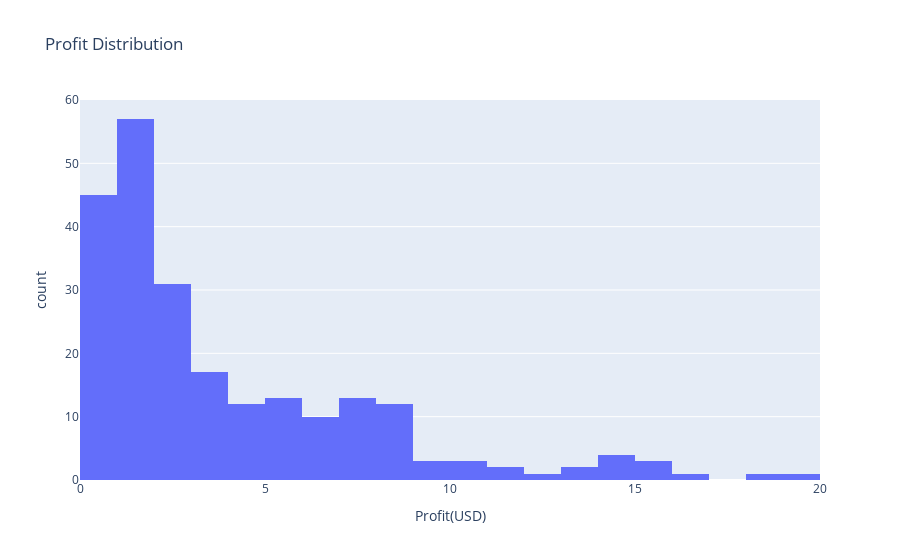

Notebook cell for this chart:
### Markdown cell above
##### Profit Distribution across Trades
- Calculate and visualize the distribution of profits across all trades. This provides insights into the consistency and variability of returns.

### Code cell
profit_dist = px.histogram(
    luffy_df, 
    x='profit', 
    nbins=20, 
    title='Profit Distribution', 
    labels={'profit': 'Profit(USD)', 'count':'Frequency'})

profit_dist.show()

### Figure 1 — Plotly figure (JSON) as saved in the notebook; plotly's stock layout.template omitted (floating-point values rounded to 4 significant figures; data arrays with more than 128 entries replaced by an {"elided": "..."} marker saying what was removed)
{"data": [{"alignmentgroup": "True", "bingroup": "x", "hovertemplate": "Profit(USD)=%{x}<br>count=%{y}<extra></extra>", "legendgroup": "", "marker": {"color": "#636efa", "pattern": {"shape": ""}}, "name": "", "nbinsx": 20, "offsetgroup": "", "orientation": "v", "showlegend": false, "type": "histogram", "x": {"elided": "231 float values"}, "xaxis": "x", "yaxis": "y"}], "layout": {"barmode": "relative", "legend": {"tracegroupgap": 0}, "title": {"text": "Profit Distribution"}, "xaxis": {"anchor": "y", "domain": [0, 1], "title": {"text": "Profit(USD)"}}, "yaxis": {"anchor": "x", "domain": [0, 1], "title": {"text": "count"}}}}
